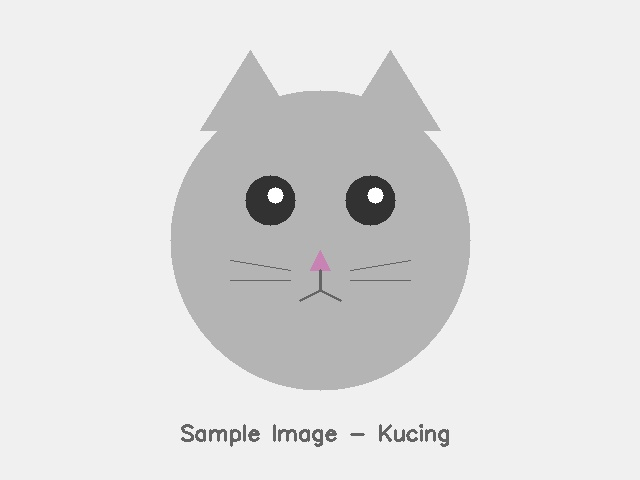
#> input picture Modul01 - Pendahuluan Komputer Vision/praktikum/image/kucing.jpg, 640 x 480 px, found by its file name; its folder holds 5 pictures in this run
$ python 13_semantic_segmentation_manual.py
#> lines starting #> are read from the running program, lines starting #| are printed output that depends on the picture
"""
==========================================================================
PERCOBAAN 13: SEMANTIC SEGMENTATION (MANUAL)
==========================================================================
Program ini mendemonstrasikan konsep semantic segmentation secara manual.
Semantic segmentation memberikan label kelas pada SETIAP piksel gambar.
Berbeda dengan deteksi objek yang hanya memberi bounding box.

Konsep yang dipelajari:
- Segmentasi berbasis warna (thresholding HSV)
- Segmentasi berbasis clustering (K-Means)
- Mask overlay untuk visualisasi segmentasi
- Perbandingan: Detection vs Semantic Segmentation

Referensi: Szeliski Ch.5, Deep Learning for CV (Rosebrock)
==========================================================================
"""

import cv2
import numpy as np
import os
import matplotlib
import matplotlib.pyplot as plt

SCRIPT_DIR = os.path.dirname(os.path.abspath(__file__))
IMAGE_DIR = os.path.join(SCRIPT_DIR, "image")
OUTPUT_DIR = os.path.join(SCRIPT_DIR, "output")
os.makedirs(OUTPUT_DIR, exist_ok=True)


def load_gambar(nama_file):
    """Memuat gambar dari folder image/."""
    path = os.path.join(IMAGE_DIR, nama_file)
    img = cv2.imread(path)
    if img is None:
        print(f"  [ERROR] {nama_file} tidak ditemukan!")
    return img


def segmentasi_warna_hsv(img, lower_hsv, upper_hsv):
    """
    Segmentasi berbasis warna di ruang HSV.
    Menghasilkan mask biner: 255 untuk piksel yang masuk range, 0 lainnya.
    """
    hsv = cv2.cvtColor(img, cv2.COLOR_BGR2HSV)
    mask = cv2.inRange(hsv, np.array(lower_hsv), np.array(upper_hsv))
    # Bersihkan noise dengan morfologi
    kernel = np.ones((5, 5), np.uint8)
    mask = cv2.morphologyEx(mask, cv2.MORPH_CLOSE, kernel)
    mask = cv2.morphologyEx(mask, cv2.MORPH_OPEN, kernel)
    return mask


def segmentasi_kmeans(img, k=5):
    """
    Segmentasi berbasis K-Means clustering.
    Mengelompokkan piksel berdasarkan warna menjadi k cluster.
    Setiap cluster mewakili satu 'kelas' segmentasi.
    """
    pixel_data = img.reshape((-1, 3)).astype(np.float32)
    criteria = (cv2.TERM_CRITERIA_EPS + cv2.TERM_CRITERIA_MAX_ITER, 20, 1.0)
    _, labels, centers = cv2.kmeans(pixel_data, k, None, criteria, 3, cv2.KMEANS_RANDOM_CENTERS)
    centers = np.uint8(centers)
    segmented = centers[labels.flatten()].reshape(img.shape)
    label_map = labels.reshape(img.shape[:2])
    return segmented, label_map, centers


def buat_mask_overlay(img, mask, color=(0, 255, 0), alpha=0.4):
    """
    Membuat overlay mask berwarna di atas gambar asli.
    alpha mengontrol transparansi overlay.
    """
    overlay = img.copy()
    overlay[mask > 0] = color
    blended = cv2.addWeighted(img, 1 - alpha, overlay, alpha, 0)
    return blended


def visualisasi_segmentasi_warna(img):
    """
    Melakukan segmentasi warna untuk beberapa range HSV.
    Mensegmentasi: langit (biru), tanaman (hijau), objek terang.
    """
    segmen = {
        "Biru/Langit": ([90, 50, 50], [130, 255, 255], (255, 0, 0)),
        "Hijau/Tanaman": ([35, 50, 50], [85, 255, 255], (0, 255, 0)),
        "Merah/Objek": ([0, 50, 50], [10, 255, 255], (0, 0, 255)),
        "Kuning": ([20, 50, 50], [35, 255, 255], (0, 255, 255)),
    }

    n = len(segmen) + 1
    fig, axes = plt.subplots(2, n, figsize=(4 * n, 7))

    axes[0, 0].imshow(cv2.cvtColor(img, cv2.COLOR_BGR2RGB))
    axes[0, 0].set_title("Gambar Asli")
    axes[1, 0].imshow(cv2.cvtColor(img, cv2.COLOR_BGR2RGB))
    axes[1, 0].set_title("Gambar Asli")

    for i, (nama, (lo, hi, color)) in enumerate(segmen.items()):
        mask = segmentasi_warna_hsv(img, lo, hi)
        overlay = buat_mask_overlay(img, mask, color)

        axes[0, i + 1].imshow(mask, cmap='gray')
        axes[0, i + 1].set_title(f"Mask: {nama}")
        axes[1, i + 1].imshow(cv2.cvtColor(overlay, cv2.COLOR_BGR2RGB))
        axes[1, i + 1].set_title(f"Overlay: {nama}")

    for ax in axes.flat:
        ax.axis('off')
    plt.suptitle("Semantic Segmentation berbasis Warna (HSV)", fontsize=13)
    plt.tight_layout()
    plt.savefig(os.path.join(OUTPUT_DIR, "13_segmentasi_warna.png"), dpi=150, bbox_inches='tight')
    plt.close()
    print("  [SAVED] output/13_segmentasi_warna.png")


def visualisasi_segmentasi_kmeans(img, k=5):
    """Menampilkan hasil segmentasi K-Means dengan k cluster."""
    segmented, label_map, centers = segmentasi_kmeans(img, k)

    fig, axes = plt.subplots(1, 3, figsize=(15, 5))
    axes[0].imshow(cv2.cvtColor(img, cv2.COLOR_BGR2RGB))
    axes[0].set_title("Gambar Asli")
    axes[1].imshow(label_map, cmap='tab10')
    axes[1].set_title(f"Label Map (K={k})")
    axes[2].imshow(cv2.cvtColor(segmented, cv2.COLOR_BGR2RGB))
    axes[2].set_title(f"Hasil Segmentasi K-Means")

    for ax in axes:
        ax.axis('off')
    plt.suptitle("Semantic Segmentation berbasis K-Means Clustering", fontsize=13)
    plt.tight_layout()
    plt.savefig(os.path.join(OUTPUT_DIR, "13_segmentasi_kmeans.png"), dpi=150, bbox_inches='tight')
    plt.close()
    print("  [SAVED] output/13_segmentasi_kmeans.png")

    cv2.imwrite(os.path.join(OUTPUT_DIR, "13_segmented_kmeans.jpg"), segmented)
    print("  [SAVED] output/13_segmented_kmeans.jpg")
    return segmented


def main():
    """Fungsi utama: semantic segmentation manual."""
    print("=" * 60)
    print("PERCOBAAN 13: SEMANTIC SEGMENTATION (MANUAL)")
    print("=" * 60)

    img = load_gambar("scene_outdoor.jpg")
    if img is None:
        img = load_gambar("kucing.jpg")
#> call 2 of load_gambar, with nama_file = 'kucing.jpg'
#> in load_gambar, img is the input picture: shape (480, 640, 3); mean B, G, R 222.9, 222.9, 223
    if img is None:
        return
    img = cv2.resize(img, (400, 300))
#> img: shape (300, 400, 3)

    print("\n--- 1. Segmentasi Warna (HSV) ---")
    visualisasi_segmentasi_warna(img)
#> in visualisasi_segmentasi_warna, `plt.savefig(os.path.join(OUTPUT_DIR, "13_segmentasi_warna.png"), dpi=1..`:
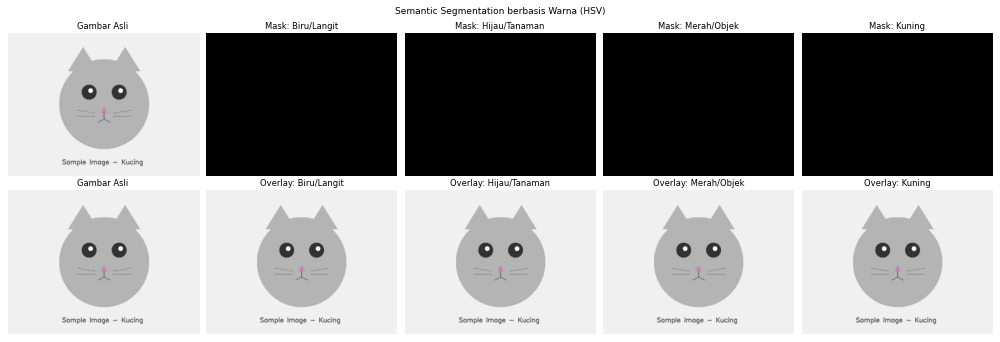
#> figure drawn by matplotlib, 10 panels

    print("\n--- 2. Segmentasi K-Means ---")
    segmented = visualisasi_segmentasi_kmeans(img, k=5)
#> in segmentasi_kmeans, `criteria = (cv2.TERM_CRITERIA_EPS + cv2.TERM_CRITERIA_MAX_ITER, 20, 1.0)`: criteria = (3, 20, 1)
#> in segmentasi_kmeans, `_, labels, centers = cv2.kmeans(pixel_data, k, None, criteria, 3, cv2...`: centers = [[101.7, 101.7, 101.7], [135.7, 135.6, 135.7], [50.39, 50.39, 50.39], [180.1, 180, 180.2], [240, 240, 240]]
#> in segmentasi_kmeans, `centers = np.uint8(centers)`: centers = [[101, 101, 101], [135, 135, 135], [50, 50, 50], [180, 179, 180], [239, 239, 239]]
#> in segmentasi_kmeans, `label_map = labels.reshape(img.shape[:2])`:
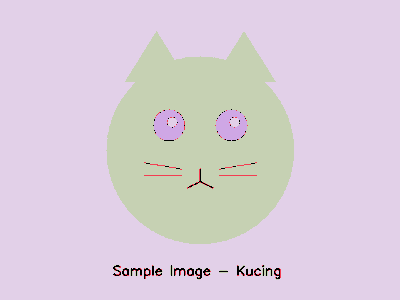
#> label_map: shape (300, 400) int32; 5 distinct labels, from 0 to 4; one colour per label, 0 black
#> in visualisasi_segmentasi_kmeans, `plt.savefig(os.path.join(OUTPUT_DIR, "13_segmentasi_kmeans.png"), dpi=..`:
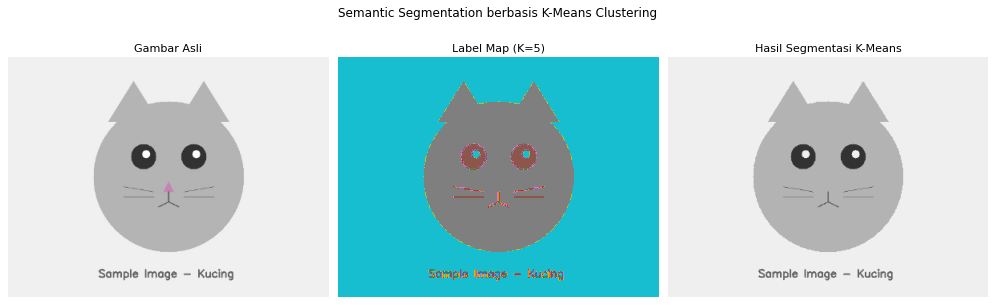
#> figure drawn by matplotlib, 3 panels

    cv2.imshow("Segmentasi - Percobaan 13", segmented)
    cv2.waitKey(2000)
    cv2.destroyAllWindows()

    print("\n" + "=" * 60)
    print("RINGKASAN PERCOBAAN 13")
    print("=" * 60)
    print("""
Konsep yang dipelajari:
1. Semantic segmentation melabeli setiap piksel dalam gambar
2. Segmentasi HSV efektif untuk objek dengan warna tertentu
3. K-Means clustering mengelompokkan piksel berdasarkan kesamaan warna
4. Mask overlay membantu visualisasi hasil segmentasi
5. Metode modern (FCN, UNet, DeepLab) lebih akurat dan umum

Output: output/13_segmentasi_warna.png, output/13_segmentasi_kmeans.png
""")


if __name__ == "__main__":
    main()
